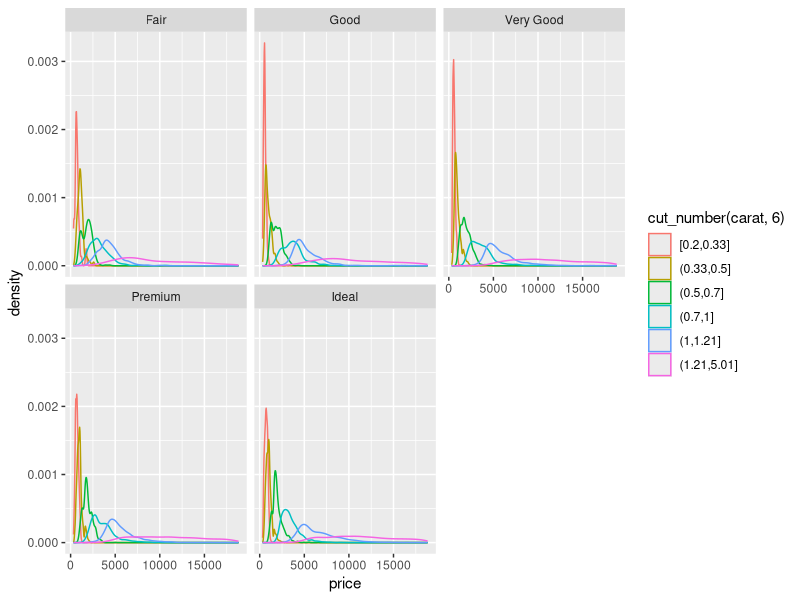
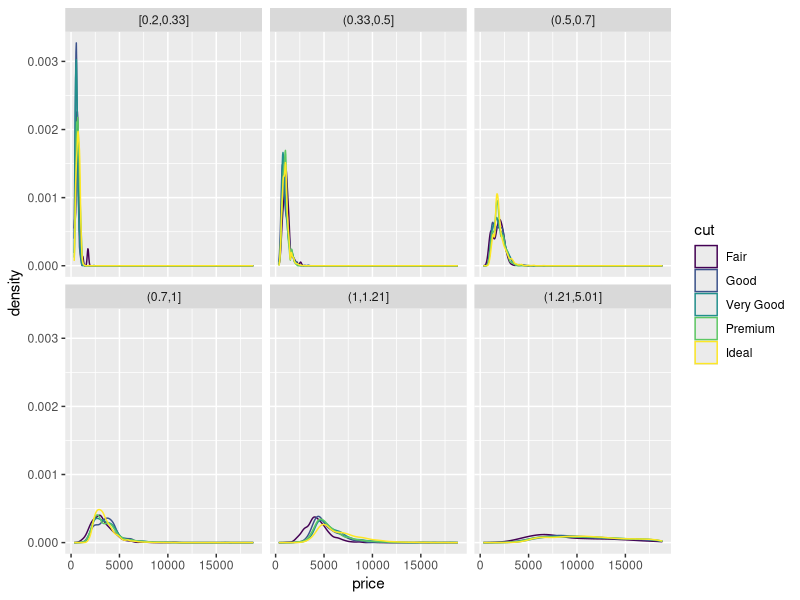
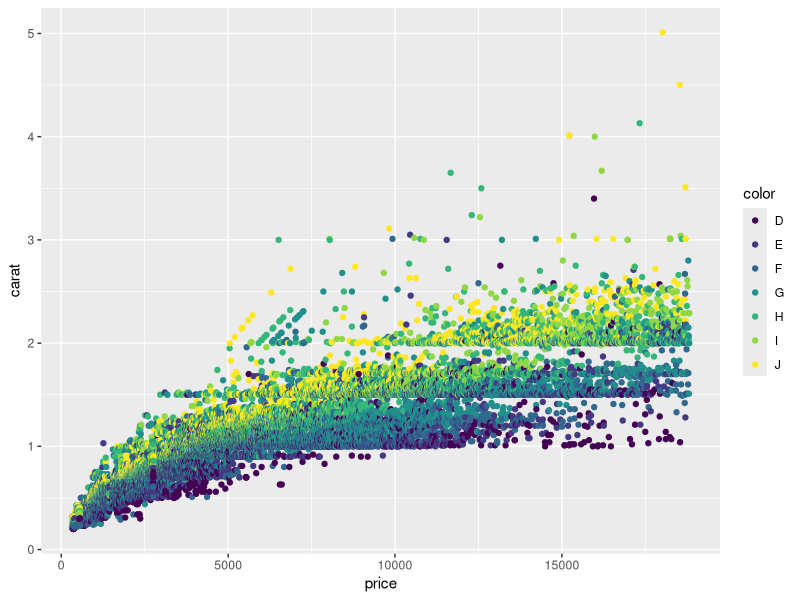
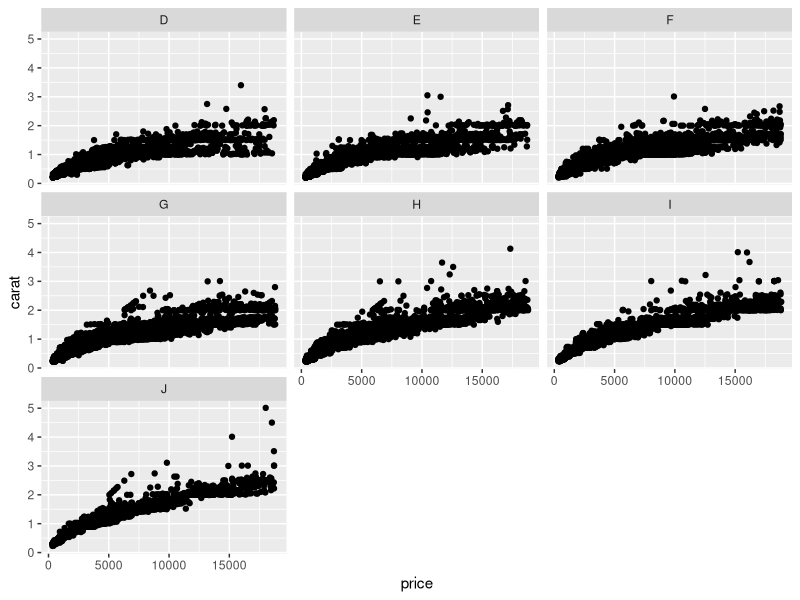
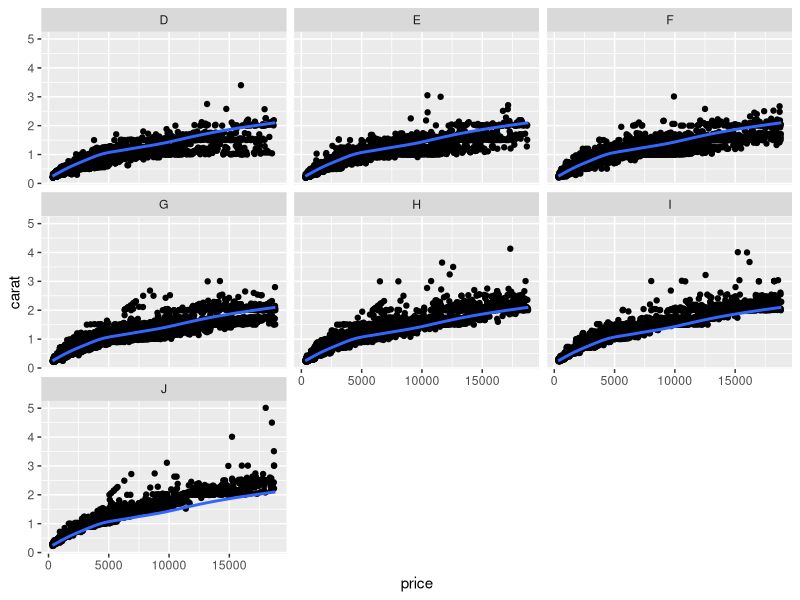
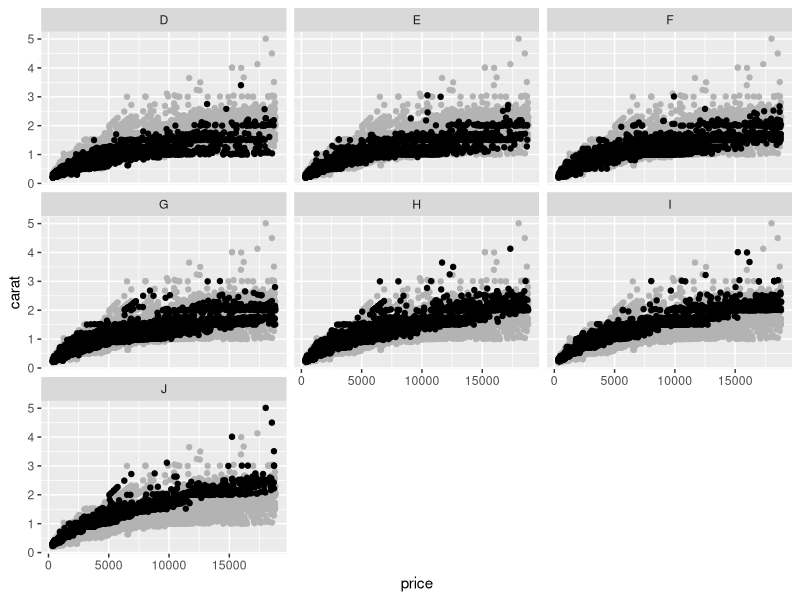
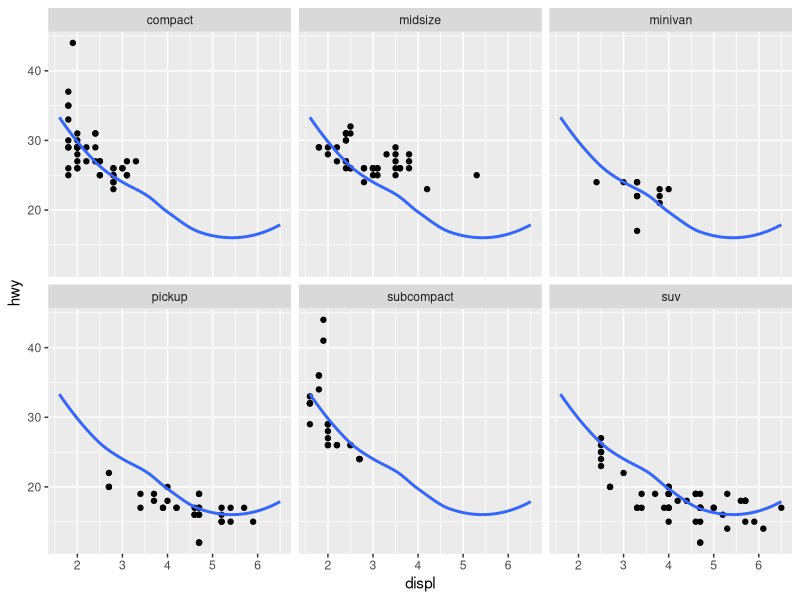

These figures' R source, in order:
## ---- chunk 1
library(tidyverse)

## ---- chunk 2

# facet by cut and group by carat
diamonds %>%
  ggplot(aes(price, color = cut_number(carat, 6))) +
  geom_density() +
  facet_wrap(~cut)

# facet by carat and group by cut
# need to split the continuous variable in to discrete groups
diamonds %>%
  mutate(carat_n = cut_number(carat, 6)) %>%
  ggplot(aes(price, color = cut)) +
  geom_density() +
  facet_wrap(~carat_n)

## ---- chunk 3

# group by color
diamonds %>%
  ggplot(aes(price, carat, color = color)) +
  geom_point()

# faceting by color
diamonds %>%
  ggplot(aes(price, carat)) +
  facet_wrap(~color) +
  geom_point()

# try annotation with smooth line for whole data set
diamonds_smooth <- dplyr::select(diamonds, -color)
  
diamonds %>%
  ggplot(aes(price, carat)) +
  geom_point() +
  geom_smooth(data = diamonds_smooth, se = FALSE) +
  facet_wrap(~color)

# try annotation as full data set in background
diamonds2 <- dplyr::select(diamonds, -color)

diamonds %>%
  ggplot(aes(price, carat)) +
  geom_point(data = diamonds2, colour = "grey70") +
  geom_point(data = diamonds) +
  facet_wrap(~color)

## ---- chunk 4

# data subset given
mpg2 <- subset(mpg, cyl != 5 & drv %in% c("4", "f") & class != "2seater")

mpg3 <- dplyr::select(mpg2, -class)

ggplot(mpg2, aes(displ, hwy)) +
  geom_point() +
  geom_smooth(data = mpg3, se = FALSE) +
   facet_wrap(~class)

